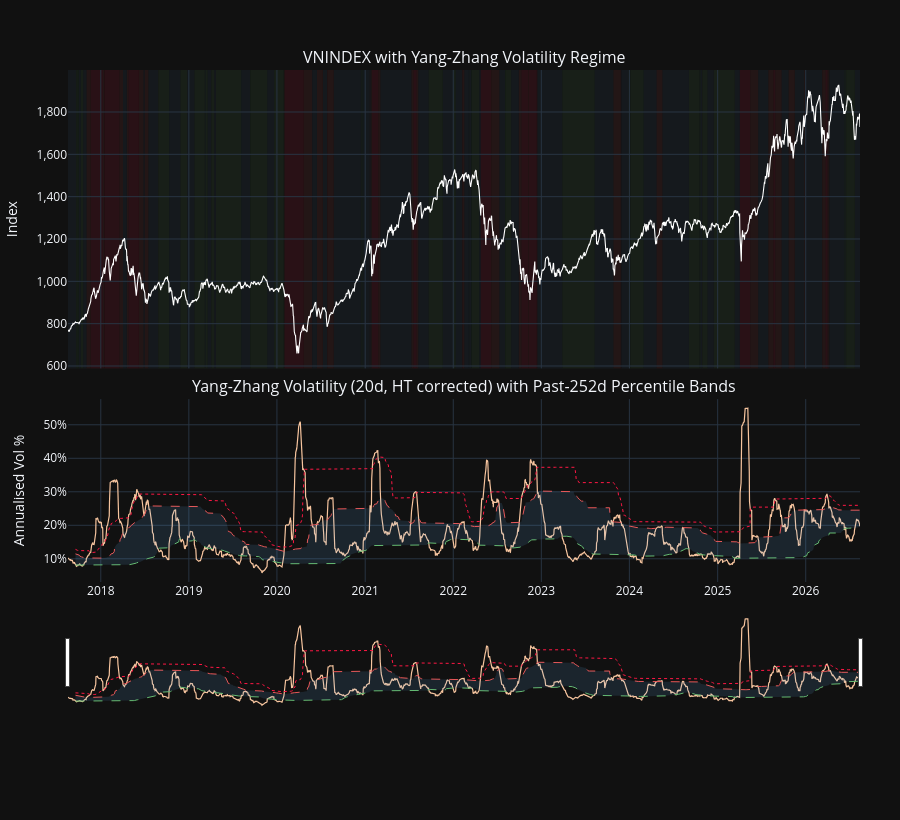

The notebook cell this image was saved under:
### Code cell
plot_df = vn.dropna(subset=['yz_vol', 'pct_rank']).copy()
p25_plot = p25.reindex(plot_df.index)
p75_plot = p75.reindex(plot_df.index)
p90_plot = p90.reindex(plot_df.index)

fig = make_subplots(
    rows=2,
    cols=1,
    shared_xaxes=True,
    vertical_spacing=0.06,
    row_heights=[0.62, 0.38],
    subplot_titles=(
        'VNINDEX with Yang-Zhang Volatility Regime',
        f'Yang-Zhang Volatility ({WINDOW}d, HT corrected) with Past-{LOOKBACK}d Percentile Bands',
    ),
)

fig.add_trace(
    go.Scatter(x=plot_df.index, y=plot_df['close'], name='VNINDEX', line=dict(color='white', width=1.1)),
    row=1, col=1,
)

fig.add_trace(
    go.Scatter(x=plot_df.index, y=plot_df['yz_vol'] * 100, name='YZ Vol (ann %)', line=dict(color='#f7c59f', width=1.2)),
    row=2, col=1,
)
fig.add_trace(
    go.Scatter(x=plot_df.index, y=p25_plot * 100, name='25th pct', line=dict(color='#66bb6a', width=1, dash='dash')),
    row=2, col=1,
)
fig.add_trace(
    go.Scatter(x=plot_df.index, y=p75_plot * 100, name='75th pct', line=dict(color='#ef5350', width=1, dash='dash')),
    row=2, col=1,
)
fig.add_trace(
    go.Scatter(x=plot_df.index, y=p90_plot * 100, name='90th pct', line=dict(color='#ff1744', width=1, dash='dot')),
    row=2, col=1,
)

fig.add_trace(
    go.Scatter(
        x=plot_df.index,
        y=p75_plot * 100,
        mode='lines',
        line=dict(width=0),
        showlegend=False,
        hoverinfo='skip',
    ),
    row=2, col=1,
)
fig.add_trace(
    go.Scatter(
        x=plot_df.index,
        y=p25_plot * 100,
        mode='lines',
        line=dict(width=0),
        fill='tonexty',
        fillcolor='rgba(100,181,246,0.12)',
        name='25-75 pct band',
        hoverinfo='skip',
    ),
    row=2, col=1,
)

color_map = {
    'Crisis': 'rgba(255,23,68,0.10)',
    'High': 'rgba(239,83,80,0.08)',
    'Normal': 'rgba(100,181,246,0.05)',
    'Low': 'rgba(102,187,106,0.08)',
}
idx = plot_df.index
reg = plot_df['regime']
start = idx[0]
cur = reg.iloc[0]
for i in range(1, len(idx)):
    if reg.iloc[i] != cur:
        fig.add_vrect(x0=start, x1=idx[i], fillcolor=color_map.get(cur, 'rgba(158,158,158,0.05)'), line_width=0, layer='below', row=1, col=1)
        start = idx[i]
        cur = reg.iloc[i]
fig.add_vrect(x0=start, x1=idx[-1], fillcolor=color_map.get(cur, 'rgba(158,158,158,0.05)'), line_width=0, layer='below', row=1, col=1)

fig.update_layout(
    template='plotly_dark',
    paper_bgcolor='#111111',
    plot_bgcolor='#111111',
    height=820,
    hovermode='x unified',
    legend=dict(orientation='h', yanchor='bottom', y=-0.18, x=0, xanchor='left'),
    margin=dict(t=70, b=110, l=60, r=40),
)
fig.update_yaxes(title_text='Index', tickformat=',.0f', row=1, col=1)
fig.update_yaxes(title_text='Annualised Vol %', ticksuffix='%', row=2, col=1)
fig.update_xaxes(matches='x', row=1, col=1)
fig.update_xaxes(matches='x', rangeslider_visible=True, row=2, col=1)

fig.show()

### Figure 1 — Plotly figure (JSON) as saved in the notebook; plotly's stock layout.template omitted (floating-point values rounded to 4 significant figures; data arrays with more than 128 entries replaced by an {"elided": "..."} marker saying what was removed)
{"data": [{"line": {"color": "white", "width": 1.1}, "name": "VNINDEX", "type": "scatter", "x": {"elided": "2247 str values"}, "xaxis": "x", "y": {"elided": "2247 float values"}, "yaxis": "y"}, {"line": {"color": "#f7c59f", "width": 1.2}, "name": "YZ Vol (ann %)", "type": "scatter", "x": {"elided": "2247 str values"}, "xaxis": "x2", "y": {"elided": "2247 float values"}, "yaxis": "y2"}, {"line": {"color": "#66bb6a", "dash": "dash", "width": 1}, "name": "25th pct", "type": "scatter", "x": {"elided": "2247 str values"}, "xaxis": "x2", "y": {"elided": "2247 float values"}, "yaxis": "y2"}, {"line": {"color": "#ef5350", "dash": "dash", "width": 1}, "name": "75th pct", "type": "scatter", "x": {"elided": "2247 str values"}, "xaxis": "x2", "y": {"elided": "2247 float values"}, "yaxis": "y2"}, {"line": {"color": "#ff1744", "dash": "dot", "width": 1}, "name": "90th pct", "type": "scatter", "x": {"elided": "2247 str values"}, "xaxis": "x2", "y": {"elided": "2247 float values"}, "yaxis": "y2"}, {"hoverinfo": "skip", "line": {"width": 0}, "mode": "lines", "showlegend": false, "type": "scatter", "x": {"elided": "2247 str values"}, "xaxis": "x2", "y": {"elided": "2247 float values"}, "yaxis": "y2"}, {"fill": "tonexty", "fillcolor": "rgba(100,181,246,0.12)", "hoverinfo": "skip", "line": {"width": 0}, "mode": "lines", "name": "25-75 pct band", "type": "scatter", "x": {"elided": "2247 str values"}, "xaxis": "x2", "y": {"elided": "2247 float values"}, "yaxis": "y2"}], "layout": {"annotations": [{"font": {"size": 16}, "showarrow": false, "text": "VNINDEX with Yang-Zhang Volatility Regime", "x": 0.5, "xanchor": "center", "xref": "paper", "y": 1, "yanchor": "bottom", "yref": "paper"}, {"font": {"size": 16}, "showarrow": false, "text": "Yang-Zhang Volatility (20d, HT corrected) with Past-252d Percentile Bands", "x": 0.5, "xanchor": "center", "xref": "paper", "y": 0.3572, "yanchor": "bottom", "yref": "paper"}], "height": 820, "hovermode": "x unified", "legend": {"orientation": "h", "x": 0, "xanchor": "left", "y": -0.18, "yanchor": "bottom"}, "margin": {"b": 110, "l": 60, "r": 40, "t": 70}, "paper_bgcolor": "#111111", "plot_bgcolor": "#111111", "shapes": [{"fillcolor": "rgba(100,181,246,0.05)", "layer": "below", "line": {"width": 0}, "type": "rect", "x0": "2017-08-18T00:00:00", "x1": "2017-09-21T00:00:00", "xref": "x", "y0": 0, "y1": 1, "yref": "y domain"}, {"fillcolor": "rgba(102,187,106,0.08)", "layer": "below", "line": {"width": 0}, "type": "rect", "x0": "2017-09-21T00:00:00", "x1": "2017-09-28T00:00:00", "xref": "x", "y0": 0, "y1": 1, "yref": "y domain"}, {"fillcolor": "rgba(100,181,246,0.05)", "layer": "below", "line": {"width": 0}, "type": "rect", "x0": "2017-09-28T00:00:00", "x1": "2017-09-29T00:00:00", "xref": "x", "y0": 0, "y1": 1, "yref": "y domain"}, {"fillcolor": "rgba(102,187,106,0.08)", "layer": "below", "line": {"width": 0}, "type": "rect", "x0": "2017-09-29T00:00:00", "x1": "2017-10-02T00:00:00", "xref": "x", "y0": 0, "y1": 1, "yref": "y domain"}, {"fillcolor": "rgba(100,181,246,0.05)", "layer": "below", "line": {"width": 0}, "type": "rect", "x0": "2017-10-02T00:00:00", "x1": "2017-10-10T00:00:00", "xref": "x", "y0": 0, "y1": 1, "yref": "y domain"}, {"fillcolor": "rgba(102,187,106,0.08)", "layer": "below", "line": {"width": 0}, "type": "rect", "x0": "2017-10-10T00:00:00", "x1": "2017-10-20T00:00:00", "xref": "x", "y0": 0, "y1": 1, "yref": "y domain"}, {"fillcolor": "rgba(100,181,246,0.05)", "layer": "below", "line": {"width": 0}, "type": "rect", "x0": "2017-10-20T00:00:00", "x1": "2017-11-03T00:00:00", "xref": "x", "y0": 0, "y1": 1, "yref": "y domain"}, {"fillcolor": "rgba(239,83,80,0.08)", "layer": "below", "line": {"width": 0}, "type": "rect", "x0": "2017-11-03T00:00:00", "x1": "2017-11-21T00:00:00", "xref": "x", "y0": 0, "y1": 1, "yref": "y domain"}, {"fillcolor": "rgba(255,23,68,0.10)", "layer": "below", "line": {"width": 0}, "type": "rect", "x0": "2017-11-21T00:00:00", "x1": "2018-01-10T00:00:00", "xref": "x", "y0": 0, "y1": 1, "yref": "y domain"}, {"fillcolor": "rgba(239,83,80,0.08)", "layer": "below", "line": {"width": 0}, "type": "rect", "x0": "2018-01-10T00:00:00", "x1": "2018-01-15T00:00:00", "xref": "x", "y0": 0, "y1": 1, "yref": "y domain"}, {"fillcolor": "rgba(255,23,68,0.10)", "layer": "below", "line": {"width": 0}, "type": "rect", "x0": "2018-01-15T00:00:00", "x1": "2018-01-16T00:00:00", "xref": "x", "y0": 0, "y1": 1, "yref": "y domain"}, {"fillcolor": "rgba(239,83,80,0.08)", "layer": "below", "line": {"width": 0}, "type": "rect", "x0": "2018-01-16T00:00:00", "x1": "2018-01-17T00:00:00", "xref": "x", "y0": 0, "y1": 1, "yref": "y domain"}, {"fillcolor": "rgba(255,23,68,0.10)", "layer": "below", "line": {"width": 0}, "type": "rect", "x0": "2018-01-17T00:00:00", "x1": "2018-03-19T00:00:00", "xref": "x", "y0": 0, "y1": 1, "yref": "y domain"}, {"fillcolor": "rgba(239,83,80,0.08)", "layer": "below", "line": {"width": 0}, "type": "rect", "x0": "2018-03-19T00:00:00", "x1": "2018-04-03T00:00:00", "xref": "x", "y0": 0, "y1": 1, "yref": "y domain"}, {"fillcolor": "rgba(100,181,246,0.05)", "layer": "below", "line": {"width": 0}, "type": "rect", "x0": "2018-04-03T00:00:00", "x1": "2018-04-19T00:00:00", "xref": "x", "y0": 0, "y1": 1, "yref": "y domain"}, {"fillcolor": "rgba(239,83,80,0.08)", "layer": "below", "line": {"width": 0}, "type": "rect", "x0": "2018-04-19T00:00:00", "x1": "2018-04-26T00:00:00", "xref": "x", "y0": 0, "y1": 1, "yref": "y domain"}, {"fillcolor": "rgba(255,23,68,0.10)", "layer": "below", "line": {"width": 0}, "type": "rect", "x0": "2018-04-26T00:00:00", "x1": "2018-06-08T00:00:00", "xref": "x", "y0": 0, "y1": 1, "yref": "y domain"}, {"fillcolor": "rgba(239,83,80,0.08)", "layer": "below", "line": {"width": 0}, "type": "rect", "x0": "2018-06-08T00:00:00", "x1": "2018-06-27T00:00:00", "xref": "x", "y0": 0, "y1": 1, "yref": "y domain"}, {"fillcolor": "rgba(100,181,246,0.05)", "layer": "below", "line": {"width": 0}, "type": "rect", "x0": "2018-06-27T00:00:00", "x1": "2018-07-02T00:00:00", "xref": "x", "y0": 0, "y1": 1, "yref": "y domain"}, {"fillcolor": "rgba(239,83,80,0.08)", "layer": "below", "line": {"width": 0}, "type": "rect", "x0": "2018-07-02T00:00:00", "x1": "2018-07-17T00:00:00", "xref": "x", "y0": 0, "y1": 1, "yref": "y domain"}, {"fillcolor": "rgba(100,181,246,0.05)", "layer": "below", "line": {"width": 0}, "type": "rect", "x0": "2018-07-17T00:00:00", "x1": "2018-08-27T00:00:00", "xref": "x", "y0": 0, "y1": 1, "yref": "y domain"}, {"fillcolor": "rgba(102,187,106,0.08)", "layer": "below", "line": {"width": 0}, "type": "rect", "x0": "2018-08-27T00:00:00", "x1": "2018-10-11T00:00:00", "xref": "x", "y0": 0, "y1": 1, "yref": "y domain"}, {"fillcolor": "rgba(100,181,246,0.05)", "layer": "below", "line": {"width": 0}, "type": "rect", "x0": "2018-10-11T00:00:00", "x1": "2018-11-27T00:00:00", "xref": "x", "y0": 0, "y1": 1, "yref": "y domain"}, {"fillcolor": "rgba(102,187,106,0.08)", "layer": "below", "line": {"width": 0}, "type": "rect", "x0": "2018-11-27T00:00:00", "x1": "2018-12-25T00:00:00", "xref": "x", "y0": 0, "y1": 1, "yref": "y domain"}, {"fillcolor": "rgba(100,181,246,0.05)", "layer": "below", "line": {"width": 0}, "type": "rect", "x0": "2018-12-25T00:00:00", "x1": "2019-01-24T00:00:00", "xref": "x", "y0": 0, "y1": 1, "yref": "y domain"}, {"fillcolor": "rgba(102,187,106,0.08)", "layer": "below", "line": {"width": 0}, "type": "rect", "x0": "2019-01-24T00:00:00", "x1": "2019-03-08T00:00:00", "xref": "x", "y0": 0, "y1": 1, "yref": "y domain"}, {"fillcolor": "rgba(100,181,246,0.05)", "layer": "below", "line": {"width": 0}, "type": "rect", "x0": "2019-03-08T00:00:00", "x1": "2019-03-11T00:00:00", "xref": "x", "y0": 0, "y1": 1, "yref": "y domain"}, {"fillcolor": "rgba(102,187,106,0.08)", "layer": "below", "line": {"width": 0}, "type": "rect", "x0": "2019-03-11T00:00:00", "x1": "2019-03-20T00:00:00", "xref": "x", "y0": 0, "y1": 1, "yref": "y domain"}, {"fillcolor": "rgba(100,181,246,0.05)", "layer": "below", "line": {"width": 0}, "type": "rect", "x0": "2019-03-20T00:00:00", "x1": "2019-04-04T00:00:00", "xref": "x", "y0": 0, "y1": 1, "yref": "y domain"}, {"fillcolor": "rgba(102,187,106,0.08)", "layer": "below", "line": {"width": 0}, "type": "rect", "x0": "2019-04-04T00:00:00", "x1": "2019-04-16T00:00:00", "xref": "x", "y0": 0, "y1": 1, "yref": "y domain"}, {"fillcolor": "rgba(100,181,246,0.05)", "layer": "below", "line": {"width": 0}, "type": "rect", "x0": "2019-04-16T00:00:00", "x1": "2019-04-23T00:00:00", "xref": "x", "y0": 0, "y1": 1, "yref": "y domain"}, {"fillcolor": "rgba(102,187,106,0.08)", "layer": "below", "line": {"width": 0}, "type": "rect", "x0": "2019-04-23T00:00:00", "x1": "2019-08-06T00:00:00", "xref": "x", "y0": 0, "y1": 1, "yref": "y domain"}, {"fillcolor": "rgba(100,181,246,0.05)", "layer": "below", "line": {"width": 0}, "type": "rect", "x0": "2019-08-06T00:00:00", "x1": "2019-09-12T00:00:00", "xref": "x", "y0": 0, "y1": 1, "yref": "y domain"}, {"fillcolor": "rgba(102,187,106,0.08)", "layer": "below", "line": {"width": 0}, "type": "rect", "x0": "2019-09-12T00:00:00", "x1": "2019-11-22T00:00:00", "xref": "x", "y0": 0, "y1": 1, "yref": "y domain"}, {"fillcolor": "rgba(100,181,246,0.05)", "layer": "below", "line": {"width": 0}, "type": "rect", "x0": "2019-11-22T00:00:00", "x1": "2019-12-20T00:00:00", "xref": "x", "y0": 0, "y1": 1, "yref": "y domain"}, {"fillcolor": "rgba(102,187,106,0.08)", "layer": "below", "line": {"width": 0}, "type": "rect", "x0": "2019-12-20T00:00:00", "x1": "2020-01-30T00:00:00", "xref": "x", "y0": 0, "y1": 1, "yref": "y domain"}, {"fillcolor": "rgba(100,181,246,0.05)", "layer": "below", "line": {"width": 0}, "type": "rect", "x0": "2020-01-30T00:00:00", "x1": "2020-01-31T00:00:00", "xref": "x", "y0": 0, "y1": 1, "yref": "y domain"}, {"fillcolor": "rgba(239,83,80,0.08)", "layer": "below", "line": {"width": 0}, "type": "rect", "x0": "2020-01-31T00:00:00", "x1": "2020-02-03T00:00:00", "xref": "x", "y0": 0, "y1": 1, "yref": "y domain"}, {"fillcolor": "rgba(255,23,68,0.10)", "layer": "below", "line": {"width": 0}, "type": "rect", "x0": "2020-02-03T00:00:00", "x1": "2020-04-21T00:00:00", "xref": "x", "y0": 0, "y1": 1, "yref": "y domain"}, {"fillcolor": "rgba(239,83,80,0.08)", "layer": "below", "line": {"width": 0}, "type": "rect", "x0": "2020-04-21T00:00:00", "x1": "2020-05-26T00:00:00", "xref": "x", "y0": 0, "y1": 1, "yref": "y domain"}, {"fillcolor": "rgba(100,181,246,0.05)", "layer": "below", "line": {"width": 0}, "type": "rect", "x0": "2020-05-26T00:00:00", "x1": "2020-06-15T00:00:00", "xref": "x", "y0": 0, "y1": 1, "yref": "y domain"}, {"fillcolor": "rgba(239,83,80,0.08)", "layer": "below", "line": {"width": 0}, "type": "rect", "x0": "2020-06-15T00:00:00", "x1": "2020-07-10T00:00:00", "xref": "x", "y0": 0, "y1": 1, "yref": "y domain"}, {"fillcolor": "rgba(100,181,246,0.05)", "layer": "below", "line": {"width": 0}, "type": "rect", "x0": "2020-07-10T00:00:00", "x1": "2020-07-27T00:00:00", "xref": "x", "y0": 0, "y1": 1, "yref": "y domain"}, {"fillcolor": "rgba(239,83,80,0.08)", "layer": "below", "line": {"width": 0}, "type": "rect", "x0": "2020-07-27T00:00:00", "x1": "2020-08-24T00:00:00", "xref": "x", "y0": 0, "y1": 1, "yref": "y domain"}, {"fillcolor": "rgba(100,181,246,0.05)", "layer": "below", "line": {"width": 0}, "type": "rect", "x0": "2020-08-24T00:00:00", "x1": "2020-12-14T00:00:00", "xref": "x", "y0": 0, "y1": 1, "yref": "y domain"}, {"fillcolor": "rgba(102,187,106,0.08)", "layer": "below", "line": {"width": 0}, "type": "rect", "x0": "2020-12-14T00:00:00", "x1": "2020-12-17T00:00:00", "xref": "x", "y0": 0, "y1": 1, "yref": "y domain"}, {"fillcolor": "rgba(100,181,246,0.05)", "layer": "below", "line": {"width": 0}, "type": "rect", "x0": "2020-12-17T00:00:00", "x1": "2020-12-21T00:00:00", "xref": "x", "y0": 0, "y1": 1, "yref": "y domain"}, {"fillcolor": "rgba(102,187,106,0.08)", "layer": "below", "line": {"width": 0}, "type": "rect", "x0": "2020-12-21T00:00:00", "x1": "2020-12-24T00:00:00", "xref": "x", "y0": 0, "y1": 1, "yref": "y domain"}, {"fillcolor": "rgba(100,181,246,0.05)", "layer": "below", "line": {"width": 0}, "type": "rect", "x0": "2020-12-24T00:00:00", "x1": "2021-01-20T00:00:00", "xref": "x", "y0": 0, "y1": 1, "yref": "y domain"}, {"fillcolor": "rgba(239,83,80,0.08)", "layer": "below", "line": {"width": 0}, "type": "rect", "x0": "2021-01-20T00:00:00", "x1": "2021-01-22T00:00:00", "xref": "x", "y0": 0, "y1": 1, "yref": "y domain"}, {"fillcolor": "rgba(100,181,246,0.05)", "layer": "below", "line": {"width": 0}, "type": "rect", "x0": "2021-01-22T00:00:00", "x1": "2021-01-26T00:00:00", "xref": "x", "y0": 0, "y1": 1, "yref": "y domain"}, {"fillcolor": "rgba(239,83,80,0.08)", "layer": "below", "line": {"width": 0}, "type": "rect", "x0": "2021-01-26T00:00:00", "x1": "2021-01-29T00:00:00", "xref": "x", "y0": 0, "y1": 1, "yref": "y domain"}, {"fillcolor": "rgba(255,23,68,0.10)", "layer": "below", "line": {"width": 0}, "type": "rect", "x0": "2021-01-29T00:00:00", "x1": "2021-02-24T00:00:00", "xref": "x", "y0": 0, "y1": 1, "yref": "y domain"}, {"fillcolor": "rgba(239,83,80,0.08)", "layer": "below", "line": {"width": 0}, "type": "rect", "x0": "2021-02-24T00:00:00", "x1": "2021-03-05T00:00:00", "xref": "x", "y0": 0, "y1": 1, "yref": "y domain"}, {"fillcolor": "rgba(100,181,246,0.05)", "layer": "below", "line": {"width": 0}, "type": "rect", "x0": "2021-03-05T00:00:00", "x1": "2021-07-12T00:00:00", "xref": "x", "y0": 0, "y1": 1, "yref": "y domain"}, {"fillcolor": "rgba(239,83,80,0.08)", "layer": "below", "line": {"width": 0}, "type": "rect", "x0": "2021-07-12T00:00:00", "x1": "2021-07-20T00:00:00", "xref": "x", "y0": 0, "y1": 1, "yref": "y domain"}, {"fillcolor": "rgba(255,23,68,0.10)", "layer": "below", "line": {"width": 0}, "type": "rect", "x0": "2021-07-20T00:00:00", "x1": "2021-08-02T00:00:00", "xref": "x", "y0": 0, "y1": 1, "yref": "y domain"}, {"fillcolor": "rgba(239,83,80,0.08)", "layer": "below", "line": {"width": 0}, "type": "rect", "x0": "2021-08-02T00:00:00", "x1": "2021-08-09T00:00:00", "xref": "x", "y0": 0, "y1": 1, "yref": "y domain"}, {"fillcolor": "rgba(100,181,246,0.05)", "layer": "below", "line": {"width": 0}, "type": "rect", "x0": "2021-08-09T00:00:00", "x1": "2021-09-21T00:00:00", "xref": "x", "y0": 0, "y1": 1, "yref": "y domain"}, {"fillcolor": "rgba(102,187,106,0.08)", "layer": "below", "line": {"width": 0}, "type": "rect", "x0": "2021-09-21T00:00:00", "x1": "2021-11-19T00:00:00", "xref": "x", "y0": 0, "y1": 1, "yref": "y domain"}, {"fillcolor": "rgba(100,181,246,0.05)", "layer": "below", "line": {"width": 0}, "type": "rect", "x0": "2021-11-19T00:00:00", "x1": "2021-12-31T00:00:00", "xref": "x", "y0": 0, "y1": 1, "yref": "y domain"}, {"fillcolor": "rgba(102,187,106,0.08)", "layer": "below", "line": {"width": 0}, "type": "rect", "x0": "2021-12-31T00:00:00", "x1": "2022-01-12T00:00:00", "xref": "x", "y0": 0, "y1": 1, "yref": "y domain"}, {"fillcolor": "rgba(100,181,246,0.05)", "layer": "below", "line": {"width": 0}, "type": "rect", "x0": "2022-01-12T00:00:00", "x1": "2022-02-07T00:00:00", "xref": "x", "y0": 0, "y1": 1, "yref": "y domain"}, {"fillcolor": "rgba(239,83,80,0.08)", "layer": "below", "line": {"width": 0}, "type": "rect", "x0": "2022-02-07T00:00:00", "x1": "2022-02-16T00:00:00", "xref": "x", "y0": 0, "y1": 1, "yref": "y domain"}, {"fillcolor": "rgba(100,181,246,0.05)", "layer": "below", "line": {"width": 0}, "type": "rect", "x0": "2022-02-16T00:00:00", "x1": "2022-03-07T00:00:00", "xref": "x", "y0": 0, "y1": 1, "yref": "y domain"}, {"fillcolor": "rgba(102,187,106,0.08)", "layer": "below", "line": {"width": 0}, "type": "rect", "x0": "2022-03-07T00:00:00", "x1": "2022-03-08T00:00:00", "xref": "x", "y0": 0, "y1": 1, "yref": "y domain"}, {"fillcolor": "rgba(100,181,246,0.05)", "layer": "below", "line": {"width": 0}, "type": "rect", "x0": "2022-03-08T00:00:00", "x1": "2022-03-16T00:00:00", "xref": "x", "y0": 0, "y1": 1, "yref": "y domain"}, {"fillcolor": "rgba(102,187,106,0.08)", "layer": "below", "line": {"width": 0}, "type": "rect", "x0": "2022-03-16T00:00:00", "x1": "2022-03-17T00:00:00", "xref": "x", "y0": 0, "y1": 1, "yref": "y domain"}, {"fillcolor": "rgba(100,181,246,0.05)", "layer": "below", "line": {"width": 0}, "type": "rect", "x0": "2022-03-17T00:00:00", "x1": "2022-03-18T00:00:00", "xref": "x", "y0": 0, "y1": 1, "yref": "y domain"}, {"fillcolor": "rgba(102,187,106,0.08)", "layer": "below", "line": {"width": 0}, "type": "rect", "x0": "2022-03-18T00:00:00", "x1": "2022-04-18T00:00:00", "xref": "x", "y0": 0, "y1": 1, "yref": "y domain"}, {"fillcolor": "rgba(100,181,246,0.05)", "layer": "below", "line": {"width": 0}, "type": "rect", "x0": "2022-04-18T00:00:00", "x1": "2022-04-25T00:00:00", "xref": "x", "y0": 0, "y1": 1, "yref": "y domain"}, {"fillcolor": "rgba(255,23,68,0.10)", "layer": "below", "line": {"width": 0}, "type": "rect", "x0": "2022-04-25T00:00:00", "x1": "2022-06-07T00:00:00", "xref": "x", "y0": 0, "y1": 1, "yref": "y domain"}, {"fillcolor": "rgba(239,83,80,0.08)", "layer": "below", "line": {"width": 0}, "type": "rect", "x0": "2022-06-07T00:00:00", "x1": "2022-07-11T00:00:00", "xref": "x", "y0": 0, "y1": 1, "yref": "y domain"}, {"fillcolor": "rgba(100,181,246,0.05)", "layer": "below", "line": {"width": 0}, "type": "rect", "x0": "2022-07-11T00:00:00", "x1": "2022-08-04T00:00:00", "xref": "x", "y0": 0, "y1": 1, "yref": "y domain"}, {"fillcolor": "rgba(102,187,106,0.08)", "layer": "below", "line": {"width": 0}, "type": "rect", "x0": "2022-08-04T00:00:00", "x1": "2022-08-29T00:00:00", "xref": "x", "y0": 0, "y1": 1, "yref": "y domain"}, {"fillcolor": "rgba(100,181,246,0.05)", "layer": "below", "line": {"width": 0}, "type": "rect", "x0": "2022-08-29T00:00:00", "x1": "2022-09-30T00:00:00", "xref": "x", "y0": 0, "y1": 1, "yref": "y domain"}, {"fillcolor": "rgba(239,83,80,0.08)", "layer": "below", "line": {"width": 0}, "type": "rect", "x0": "2022-09-30T00:00:00", "x1": "2022-10-11T00:00:00", "xref": "x", "y0": 0, "y1": 1, "yref": "y domain"}, {"fillcolor": "rgba(255,23,68,0.10)", "layer": "below", "line": {"width": 0}, "type": "rect", "x0": "2022-10-11T00:00:00", "x1": "2022-11-07T00:00:00", "xref": "x", "y0": 0, "y1": 1, "yref": "y domain"}, {"fillcolor": "rgba(239,83,80,0.08)", "layer": "below", "line": {"width": 0}, "type": "rect", "x0": "2022-11-07T00:00:00", "x1": "2022-11-10T00:00:00", "xref": "x", "y0": 0, "y1": 1, "yref": "y domain"}, {"fillcolor": "rgba(255,23,68,0.10)", "layer": "below", "line": {"width": 0}, "type": "rect", "x0": "2022-11-10T00:00:00", "x1": "2022-12-13T00:00:00", "xref": "x", "y0": 0, "y1": 1, "yref": "y domain"}, {"fillcolor": "rgba(239,83,80,0.08)", "layer": "below", "line": {"width": 0}, "type": "rect", "x0": "2022-12-13T00:00:00", "x1": "2022-12-16T00:00:00", "xref": "x", "y0": 0, "y1": 1, "yref": "y domain"}, {"fillcolor": "rgba(100,181,246,0.05)", "layer": "below", "line": {"width": 0}, "type": "rect", "x0": "2022-12-16T00:00:00", "x1": "2023-03-29T00:00:00", "xref": "x", "y0": 0, "y1": 1, "yref": "y domain"}, {"fillcolor": "rgba(102,187,106,0.08)", "layer": "below", "line": {"width": 0}, "type": "rect", "x0": "2023-03-29T00:00:00", "x1": "2023-08-10T00:00:00", "xref": "x", "y0": 0, "y1": 1, "yref": "y domain"}, {"fillcolor": "rgba(100,181,246,0.05)", "layer": "below", "line": {"width": 0}, "type": "rect", "x0": "2023-08-10T00:00:00", "x1": "2023-10-27T00:00:00", "xref": "x", "y0": 0, "y1": 1, "yref": "y domain"}, {"fillcolor": "rgba(239,83,80,0.08)", "layer": "below", "line": {"width": 0}, "type": "rect", "x0": "2023-10-27T00:00:00", "x1": "2023-11-27T00:00:00", "xref": "x", "y0": 0, "y1": 1, "yref": "y domain"}, {"fillcolor": "rgba(100,181,246,0.05)", "layer": "below", "line": {"width": 0}, "type": "rect", "x0": "2023-11-27T00:00:00", "x1": "2023-11-28T00:00:00", "xref": "x", "y0": 0, "y1": 1, "yref": "y domain"}, {"fillcolor": "rgba(239,83,80,0.08)", "layer": "below", "line": {"width": 0}, "type": "rect", "x0": "2023-11-28T00:00:00", "x1": "2023-11-29T00:00:00", "xref": "x", "y0": 0, "y1": 1, "yref": "y domain"}, {"fillcolor": "rgba(100,181,246,0.05)", "layer": "below", "line": {"width": 0}, "type": "rect", "x0": "2023-11-29T00:00:00", "x1": "2023-12-29T00:00:00", "xref": "x", "y0": 0, "y1": 1, "yref": "y domain"}, {"fillcolor": "rgba(102,187,106,0.08)", "layer": "below", "line": {"width": 0}, "type": "rect", "x0": "2023-12-29T00:00:00", "x1": "2024-01-04T00:00:00", "xref": "x", "y0": 0, "y1": 1, "yref": "y domain"}, {"fillcolor": "rgba(100,181,246,0.05)", "layer": "below", "line": {"width": 0}, "type": "rect", "x0": "2024-01-04T00:00:00", "x1": "2024-01-05T00:00:00", "xref": "x", "y0": 0, "y1": 1, "yref": "y domain"}, {"fillcolor": "rgba(102,187,106,0.08)", "layer": "below", "line": {"width": 0}, "type": "rect", "x0": "2024-01-05T00:00:00", "x1": "2024-02-29T00:00:00", "xref": "x", "y0": 0, "y1": 1, "yref": "y domain"}, {"fillcolor": "rgba(100,181,246,0.05)", "layer": "below", "line": {"width": 0}, "type": "rect", "x0": "2024-02-29T00:00:00", "x1": "2024-04-23T00:00:00", "xref": "x", "y0": 0, "y1": 1, "yref": "y domain"}, {"fillcolor": "rgba(239,83,80,0.08)", "layer": "below", "line": {"width": 0}, "type": "rect", "x0": "2024-04-23T00:00:00", "x1": "2024-05-17T00:00:00", "xref": "x", "y0": 0, "y1": 1, "yref": "y domain"}, {"fillcolor": "rgba(100,181,246,0.05)", "layer": "below", "line": {"width": 0}, "type": "rect", "x0": "2024-05-17T00:00:00", "x1": "2024-09-04T00:00:00", "xref": "x", "y0": 0, "y1": 1, "yref": "y domain"}, {"fillcolor": "rgba(102,187,106,0.08)", "layer": "below", "line": {"width": 0}, "type": "rect", "x0": "2024-09-04T00:00:00", "x1": "2024-10-17T00:00:00", "xref": "x", "y0": 0, "y1": 1, "yref": "y domain"}, {"fillcolor": "rgba(100,181,246,0.05)", "layer": "below", "line": {"width": 0}, "type": "rect", "x0": "2024-10-17T00:00:00", "x1": "2024-10-18T00:00:00", "xref": "x", "y0": 0, "y1": 1, "yref": "y domain"}, {"fillcolor": "rgba(102,187,106,0.08)", "layer": "below", "line": {"width": 0}, "type": "rect", "x0": "2024-10-18T00:00:00", "x1": "2024-10-22T00:00:00", "xref": "x", "y0": 0, "y1": 1, "yref": "y domain"}, {"fillcolor": "rgba(100,181,246,0.05)", "layer": "below", "line": {"width": 0}, "type": "rect", "x0": "2024-10-22T00:00:00", "x1": "2024-10-29T00:00:00", "xref": "x", "y0": 0, "y1": 1, "yref": "y domain"}, {"fillcolor": "rgba(102,187,106,0.08)", "layer": "below", "line": {"width": 0}, "type": "rect", "x0": "2024-10-29T00:00:00", "x1": "2024-11-20T00:00:00", "xref": "x", "y0": 0, "y1": 1, "yref": "y domain"}, {"fillcolor": "rgba(100,181,246,0.05)", "layer": "below", "line": {"width": 0}, "type": "rect", "x0": "2024-11-20T00:00:00", "x1": "2024-12-16T00:00:00", "xref": "x", "y0": 0, "y1": 1, "yref": "y domain"}, {"fillcolor": "rgba(102,187,106,0.08)", "layer": "below", "line": {"width": 0}, "type": "rect", "x0": "2024-12-16T00:00:00", "x1": "2025-03-13T00:00:00", "xref": "x", "y0": 0, "y1": 1, "yref": "y domain"}, {"fillcolor": "rgba(100,181,246,0.05)", "layer": "below", "line": {"width": 0}, "type": "rect", "x0": "2025-03-13T00:00:00", "x1": "2025-04-03T00:00:00", "xref": "x", "y0": 0, "y1": 1, "yref": "y domain"}, {"fillcolor": "rgba(255,23,68,0.10)", "layer": "below", "line": {"width": 0}, "type": "rect", "x0": "2025-04-03T00:00:00", "x1": "2025-05-16T00:00:00", "xref": "x", "y0": 0, "y1": 1, "yref": "y domain"}, {"fillcolor": "rgba(239,83,80,0.08)", "layer": "below", "line": {"width": 0}, "type": "rect", "x0": "2025-05-16T00:00:00", "x1": "2025-06-18T00:00:00", "xref": "x", "y0": 0, "y1": 1, "yref": "y domain"}, {"fillcolor": "rgba(100,181,246,0.05)", "layer": "below", "line": {"width": 0}, "type": "rect", "x0": "2025-06-18T00:00:00", "x1": "2025-07-30T00:00:00", "xref": "x", "y0": 0, "y1": 1, "yref": "y domain"}, {"fillcolor": "rgba(239,83,80,0.08)", "layer": "below", "line": {"width": 0}, "type": "rect", "x0": "2025-07-30T00:00:00", "x1": "2025-08-20T00:00:00", "xref": "x", "y0": 0, "y1": 1, "yref": "y domain"}, {"fillcolor": "rgba(255,23,68,0.10)", "layer": "below", "line": {"width": 0}, "type": "rect", "x0": "2025-08-20T00:00:00", "x1": "2025-08-28T00:00:00", "xref": "x", "y0": 0, "y1": 1, "yref": "y domain"}, {"fillcolor": "rgba(239,83,80,0.08)", "layer": "below", "line": {"width": 0}, "type": "rect", "x0": "2025-08-28T00:00:00", "x1": "2025-09-23T00:00:00", "xref": "x", "y0": 0, "y1": 1, "yref": "y domain"}, {"fillcolor": "rgba(100,181,246,0.05)", "layer": "below", "line": {"width": 0}, "type": "rect", "x0": "2025-09-23T00:00:00", "x1": "2025-10-22T00:00:00", "xref": "x", "y0": 0, "y1": 1, "yref": "y domain"}, {"fillcolor": "rgba(239,83,80,0.08)", "layer": "below", "line": {"width": 0}, "type": "rect", "x0": "2025-10-22T00:00:00", "x1": "2025-11-17T00:00:00", "xref": "x", "y0": 0, "y1": 1, "yref": "y domain"}, {"fillcolor": "rgba(100,181,246,0.05)", "layer": "below", "line": {"width": 0}, "type": "rect", "x0": "2025-11-17T00:00:00", "x1": "2025-12-26T00:00:00", "xref": "x", "y0": 0, "y1": 1, "yref": "y domain"}, {"fillcolor": "rgba(239,83,80,0.08)", "layer": "below", "line": {"width": 0}, "type": "rect", "x0": "2025-12-26T00:00:00", "x1": "2025-12-29T00:00:00", "xref": "x", "y0": 0, "y1": 1, "yref": "y domain"}, {"fillcolor": "rgba(100,181,246,0.05)", "layer": "below", "line": {"width": 0}, "type": "rect", "x0": "2025-12-29T00:00:00", "x1": "2026-03-10T00:00:00", "xref": "x", "y0": 0, "y1": 1, "yref": "y domain"}, {"fillcolor": "rgba(239,83,80,0.08)", "layer": "below", "line": {"width": 0}, "type": "rect", "x0": "2026-03-10T00:00:00", "x1": "2026-03-24T00:00:00", "xref": "x", "y0": 0, "y1": 1, "yref": "y domain"}, {"fillcolor": "rgba(255,23,68,0.10)", "layer": "below", "line": {"width": 0}, "type": "rect", "x0": "2026-03-24T00:00:00", "x1": "2026-04-01T00:00:00", "xref": "x", "y0": 0, "y1": 1, "yref": "y domain"}, {"fillcolor": "rgba(239,83,80,0.08)", "layer": "below", "line": {"width": 0}, "type": "rect", "x0": "2026-04-01T00:00:00", "x1": "2026-04-07T00:00:00", "xref": "x", "y0": 0, "y1": 1, "yref": "y domain"}, {"fillcolor": "rgba(100,181,246,0.05)", "layer": "below", "line": {"width": 0}, "type": "rect", "x0": "2026-04-07T00:00:00", "x1": "2026-04-08T00:00:00", "xref": "x", "y0": 0, "y1": 1, "yref": "y domain"}, {"fillcolor": "rgba(239,83,80,0.08)", "layer": "below", "line": {"width": 0}, "type": "rect", "x0": "2026-04-08T00:00:00", "x1": "2026-04-09T00:00:00", "xref": "x", "y0": 0, "y1": 1, "yref": "y domain"}, {"fillcolor": "rgba(100,181,246,0.05)", "layer": "below", "line": {"width": 0}, "type": "rect", "x0": "2026-04-09T00:00:00", "x1": "2026-06-11T00:00:00", "xref": "x", "y0": 0, "y1": 1, "yref": "y domain"}, {"fillcolor": "rgba(102,187,106,0.08)", "layer": "below", "line": {"width": 0}, "type": "rect", "x0": "2026-06-11T00:00:00", "x1": "2026-06-15T00:00:00", "xref": "x", "y0": 0, "y1": 1, "yref": "y domain"}, {"fillcolor": "rgba(100,181,246,0.05)", "layer": "below", "line": {"width": 0}, "type": "rect", "x0": "2026-06-15T00:00:00", "x1": "2026-06-17T00:00:00", "xref": "x", "y0": 0, "y1": 1, "yref": "y domain"}, {"fillcolor": "rgba(102,187,106,0.08)", "layer": "below", "line": {"width": 0}, "type": "rect", "x0": "2026-06-17T00:00:00", "x1": "2026-07-24T00:00:00", "xref": "x", "y0": 0, "y1": 1, "yref": "y domain"}, {"fillcolor": "rgba(100,181,246,0.05)", "layer": "below", "line": {"width": 0}, "type": "rect", "x0": "2026-07-24T00:00:00", "x1": "2026-08-14T00:00:00", "xref": "x", "y0": 0, "y1": 1, "yref": "y domain"}], "xaxis": {"anchor": "y", "domain": [0, 1], "matches": "x", "showticklabels": false}, "xaxis2": {"anchor": "y2", "domain": [0, 1], "matches": "x", "rangeslider": {"visible": true}}, "yaxis": {"anchor": "x", "domain": [0.4172, 1], "tickformat": ",.0f", "title": {"text": "Index"}}, "yaxis2": {"anchor": "x2", "domain": [0, 0.3572], "ticksuffix": "%", "title": {"text": "Annualised Vol %"}}}}
